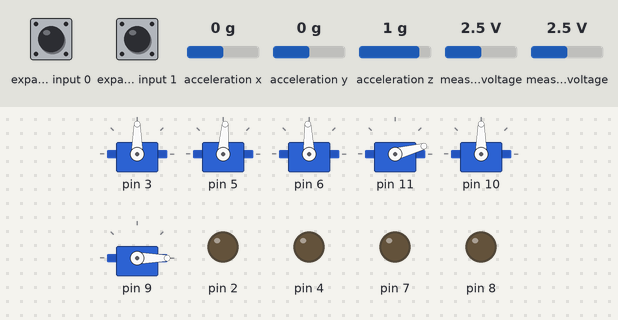
The sketch below on a simulated Arduino Uno, built with avr-gcc and run on an emulated ATmega328P. On the bench: 6 × servo, output pins drawn as LEDs (lit = HIGH). Wiring (inferred from the names in the program): Wii Nunchuk at I2C address 0x52. The inputs (shaded band) are chosen by the test bench; at power-on: expander input 0 HIGH, expander input 1 HIGH, acceleration x 0 g, acceleration y 0 g, acceleration z 1 g, measured voltage 2.5 V.

Above: at 0.1 s.
At 2.78 s:
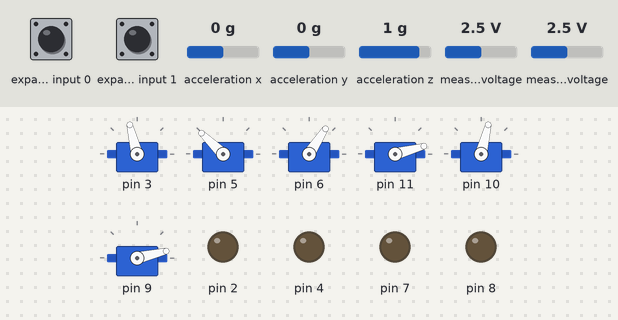
At 5.67 s:
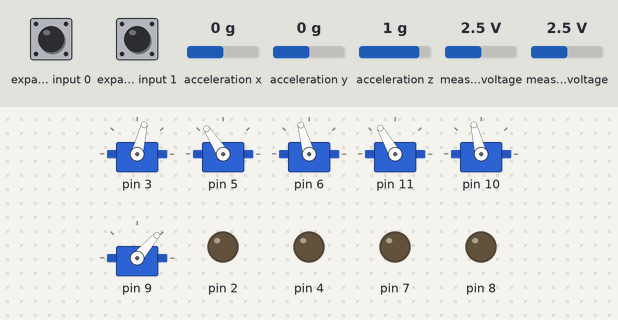
At 13.5 s:
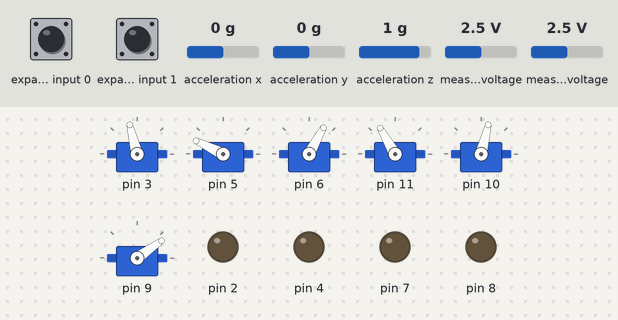
At 27.27 s:
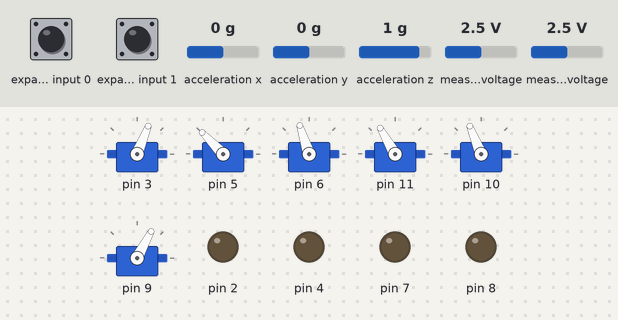
At 37.3 s:
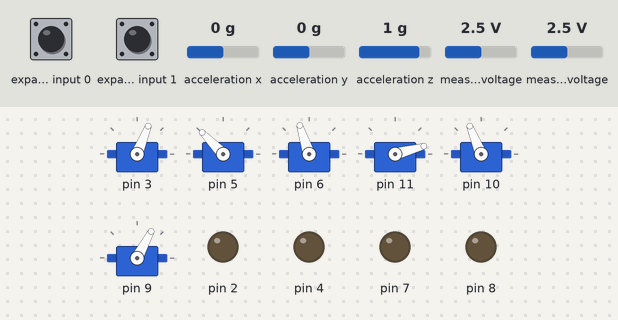
Timing chart, 0 to 40.0 s (numbered marks = the images above):
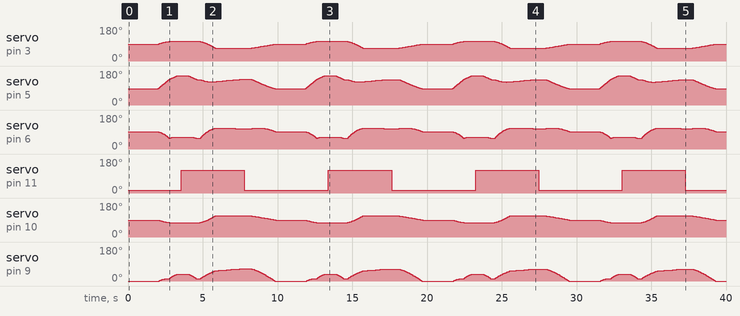

The sketch:

nunchuck_robot.ino
```cpp
#include <Servo.h>
#include "RobotArm.h"
#include "sn754410.h"

#include "Wire.h"
#include "WiiChuck.h"
WiiChuck chuck;
RobotBase robot;

static const float spd = 0.15;

float robotx,roboty,robotz;
int robotw,robotwr;
void setup(){
  //nunchuck
  chuck.begin();
  chuck.update();
  robot.begin();
  Serial.begin(9600);
  robot.openGripper();
  set_home_values();
}

void set_home_values(){
  //postition values
  robotx = 0; roboty = 13.5; robotz = 10;
  robotw = 90; robotwr = 90;
}
/*
void loop(){
  delay(20);
  chuck.update();
  float y = chuck.readJoyY();
  float x = chuck.readJoyX();
  bool z = chuck.buttonZ;
  bool c = chuck.buttonC;
  float pitch = chuck.readPitch();
  float roll = chuck.readRoll();

  //Clamp joystick when close to zero
  if(abs(y) < 0.1){
    y=0;
  }
  if(abs(x) < 0.1){
    x=0;
  }

  //Tilted Up Controls
  if(pitch > 110 && pitch < 150){
    robot.arcadeDrive(0.0,0.0);
    if(c && z){
      set_home_values();
    } else {
      if(x > 0.9){
         robotwr+=1;
      } else if(x < -0.9) {
         robotwr-=1;
      }
      if(y > 0.9){
         robotw+=1;
      } else if(y < -0.9) {
         robotw-=1;
      }
      if(z){
        robot.closeGripper();
      } else if(c){
        robot.openGripper();
      }
    }
  }
  //Tilted Down Controls
  else {
    if(c && z){
      //Drive using joystick if c+z are pressed
      robot.arcadeDrive(y,x);
    }
    else {
      robot.arcadeDrive(0.0,0.0);
      if(x > 0.9){
         robotx+=spd;
      } else if(x < -0.9) {
         robotx-=spd;
      }
      if(y > 0.9){
         roboty+=spd;
      } else if(y < -0.9) {
         roboty-=spd;
      }
      if(c){
        robotz+=spd;
      }else if(z){
        robotz-=spd;
      }
    }
  }

  //Serial.println(robot.getPressure());

  bool set = robot.moveTo(robotx,roboty,robotz,robotw,robotwr);
  if(!set)
    Serial.println("No solution found");

}

void printPos(){
  Serial.print("X:  ");
  Serial.print(robotx);
  Serial.print("    Y:  ");
  Serial.print(roboty);
  Serial.print("    Z:  ");
  Serial.println(robotz);
}
*/
int pennies = 0;
void loop(){
  delay(2000);
  robot.moveTo(5,20,5,90,90);
  robot.moveTo(5,20,-2,90,90);
  delay(250);
  robot.setGripper(120);
  delay(500);
  robot.moveTo(5,20,5,90,90);
  delay(250);
  robot.moveTo(-5,13,pennies/6.0,90,90);
  robot.moveTo(-5,13,pennies/6.0-2.9,90,90,2);
  delay(250);
  robot.openGripper();
  delay(500);
  set_home_values();
  robot.moveTo(robotx,roboty,robotz,robotw,robotwr,10);
  pennies++;
}
```

Measured:
- by itself, servo on pin 11: alternates 120° for 4.2 s and 15° for 5.6 s
